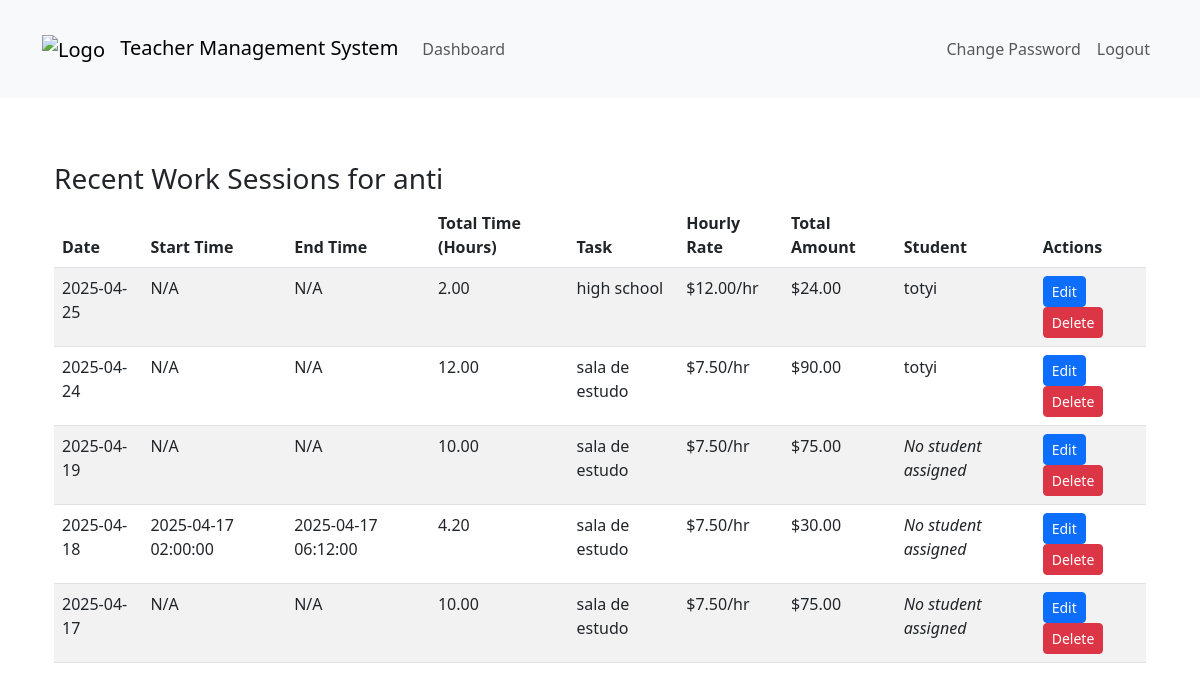
The page /dashboard/dashboard/recent-work-sessions/2/ (signed in) on the database as committed earlier.
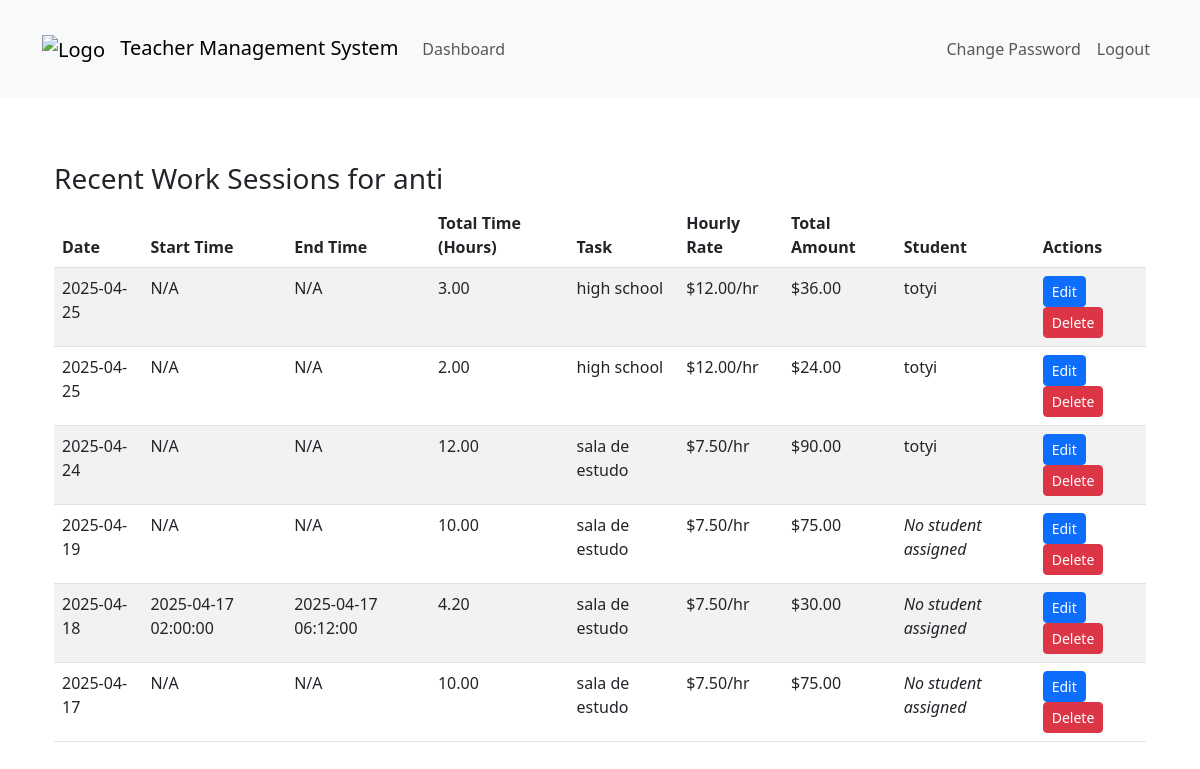
The same page on the database as committed later.
### teachers_app/models.py (models this page shows, shortened)
class WorkSession(models.Model):
    ENTRY_TYPE_CHOICES = [
        ('manual', 'Manual Hours Input'),
        ('clock', 'Clock In/Out'),
        ('time_range', 'Time Range'),
    ]
    teacher = models.ForeignKey(Teacher, on_delete=models.CASCADE)
    task = models.ForeignKey(Task, on_delete=models.CASCADE)
    entry_type = models.CharField(max_length=10, choices=ENTRY_TYPE_CHOICES)
    hourly_rate = models.DecimalField(max_digits=10, decimal_places=2, null=True, blank=True)  # Store the hourly rate at creation time
    stored_hours = models.DecimalField(max_digits=10, decimal_places=2, null=True, blank=True)  # Store the hours at creation time
    is_deleted = models.BooleanField(default=False)
    deleted_at = models.DateTimeField(null=True, blank=True)
    student = models.ForeignKey(
    Student,
    on_delete=models.SET_NULL,
    null=True,    # Makes it nullable in the DB
    blank=True    # Allows blank in forms
)
    manual_hours = models.DecimalField(max_digits=5, decimal_places=2, null=True, blank=True)
    clock_in = models.DateTimeField(null=True, blank=True)
    clock_out = models.DateTimeField(null=True, blank=True)
    start_time = models.DateTimeField(null=True, blank=True)
    end_time = models.DateTimeField(null=True, blank=True)
    created_at = models.DateTimeField(auto_now_add=True)
    total_amount = models.DecimalField(max_digits=10, decimal_places=2, null=True, blank=True)
    def calculated_hours(self):
        if self.entry_type == 'manual' and self.manual_hours:
            return self.manual_hours
        elif self.entry_type == 'clock' and self.clock_in and self.clock_out:
            duration = self.clock_out - self.clock_in
            return duration.total_seconds() / 3600  # Return hours
        elif self.entry_type == 'time_range' and self.start_time and self.end_time:
            duration = self.end_time - self.start_time
            return duration.total_seconds() / 3600  # Return hours
        return None  # Return None if no valid data
    def __str__(self):
        if self.entry_type == 'manual':
            return f"{self.teacher} - {self.task} - {self.manual_hours} hours"
        elif self.entry_type == 'time_range':
            return f"{self.teacher} - {self.task} - {self.start_time} to {self.end_time}"
        return f"{self.teacher} - {self.task} - {self.clock_in} to {self.clock_out}"

class Task(models.Model):
    name = models.CharField(max_length=200)
    description = models.TextField(blank=True, null=True)
    duration = models.DurationField(null=True, blank=True)
    price = models.DecimalField(max_digits=10, decimal_places=2, default=0.00)
    hourly_rate = models.DecimalField(max_digits=10, decimal_places=2)
    created_at = models.DateTimeField(auto_now_add=True)
    updated_at = models.DateTimeField(auto_now=True)
    is_active = models.BooleanField(default=True)
    def __str__(self):
        return f"{self.name} (${self.hourly_rate}/hour)"

class Student(models.Model):
    user = models.OneToOneField(settings.AUTH_USER_MODEL, on_delete=models.CASCADE)
    phone = models.CharField(max_length=20, blank=True, null=True)
    is_active = models.BooleanField(default=True)
    def __str__(self):
        return self.user.username

class CustomUser(AbstractUser):
    is_student   = models.BooleanField(default=False)
    is_teacher = models.BooleanField(default=False)
    is_inspector = models.BooleanField(default=False)

### teachers_app/views.py (the view)
# urls.py: path('dashboard/recent-work-sessions/<int:teacher_id>/', views.recent_work_sessions, name='recent_work_sessions'),
@login_required
@user_passes_test(lambda u: u.is_superuser or u.is_teacher)  # Allow both roles to access
def recent_work_sessions(request, teacher_id=None):
    if not request.user.is_superuser:
        teacher = get_object_or_404(Teacher, user=request.user)
    else:
        teacher = get_object_or_404(Teacher, id=teacher_id)
    work_sessions = WorkSession.objects.filter(teacher=teacher).order_by('-created_at')[:10]
    print(f"Teacher: {teacher}")
    print(f"Work Sessions: {work_sessions}")
    context = {
        'teacher': teacher,
        'work_sessions': work_sessions,
    }
    return render(request, 'recent_work_sessions.html', context)

### teachers_app/models.py (called while the page is built)
    def __str__(self):
        return f"{self.user.username} - {self.subjects}" if self.subjects else self.user.username

### templates/recent_work_sessions.html (shortened to what this page needs)
{% extends 'base.html' %}
{% load static %}
{% block content %}
<div class="container">
    <h3>Recent Work Sessions for {{ teacher.user.username }}</h3>
    {% if work_sessions %}
    <table class="table table-striped">
        <thead>
        <tr>
            <th>Date</th>
            <th>Start Time</th>
            <th>End Time</th>
            <th>Total Time (Hours)</th>
            <th>Task</th>
            <th>Hourly Rate</th>
            <th>Total Amount</th>
            <th>Student</th>
            {% if request.user.is_superuser %}
            <th>Actions</th>
            {% endif %}
        </tr>
        </thead>
        <tbody>
        {% for session in work_sessions %}
        <tr>
            <td>{{ session.created_at|date:"Y-m-d" }}</td>
            <td>
                {% if session.start_time %}
                {{ session.start_time|date:"Y-m-d H:i:s" }}
                {% else %}
                N/A
                {% endif %}
            </td>
            <td>
                {% if session.end_time %}
                {{ session.end_time|date:"Y-m-d H:i:s" }}
                {% else %}
                N/A
                {% endif %}
            </td>
            <td>
                {% if session.calculated_hours %}
                {{ session.calculated_hours|floatformat:2 }}
                {% else %}
                N/A
                {% endif %}
            </td>
            <td>{{ session.task.name }}</td>
            <td>${{ session.hourly_rate|floatformat:2 }}/hr</td>
            <td>${{ session.total_amount }}</td>
            <td>{% if session.student %}{{ session.student }}{% else %}<em>No student assigned</em>{% endif %}</td>
            {% if request.user.is_superuser %}
            <td>
                <a href="{% url 'edit_work_session' session.id %}" class="btn btn-sm btn-primary">Edit</a>
                <form method="post" action="{% url 'delete_work_session' session.id %}" style="display: inline;" onsubmit="return confirm('Are you sure you want to delete this work session?');">
                    <button type="submit" class="btn btn-sm btn-danger">Delete</button>
                </form>
            </td>
            {% endif %}
        </tr>
        {% endfor %}
        </tbody>
    </table>
    {% else %}
    <p>No recent work sessions found.</p>
    {% endif %}
</div>
{% endblock %}

Rows that differ between the two databases and show on the page:
added WorkSession: created_at "2025-04-25", shows "N/A", calculated_hours "3.00", task.name "high school", hourly_rate "12.00", total_amount "36.00", student "totyi"
